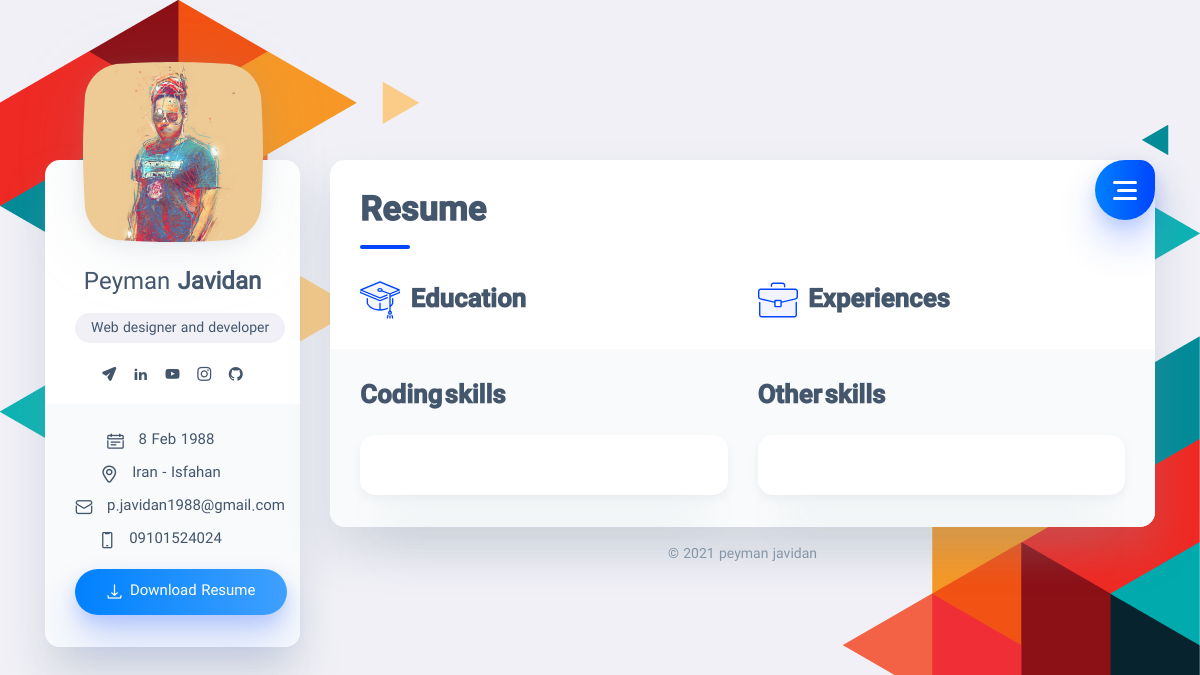
Before: /resume_en/ with the older database file.
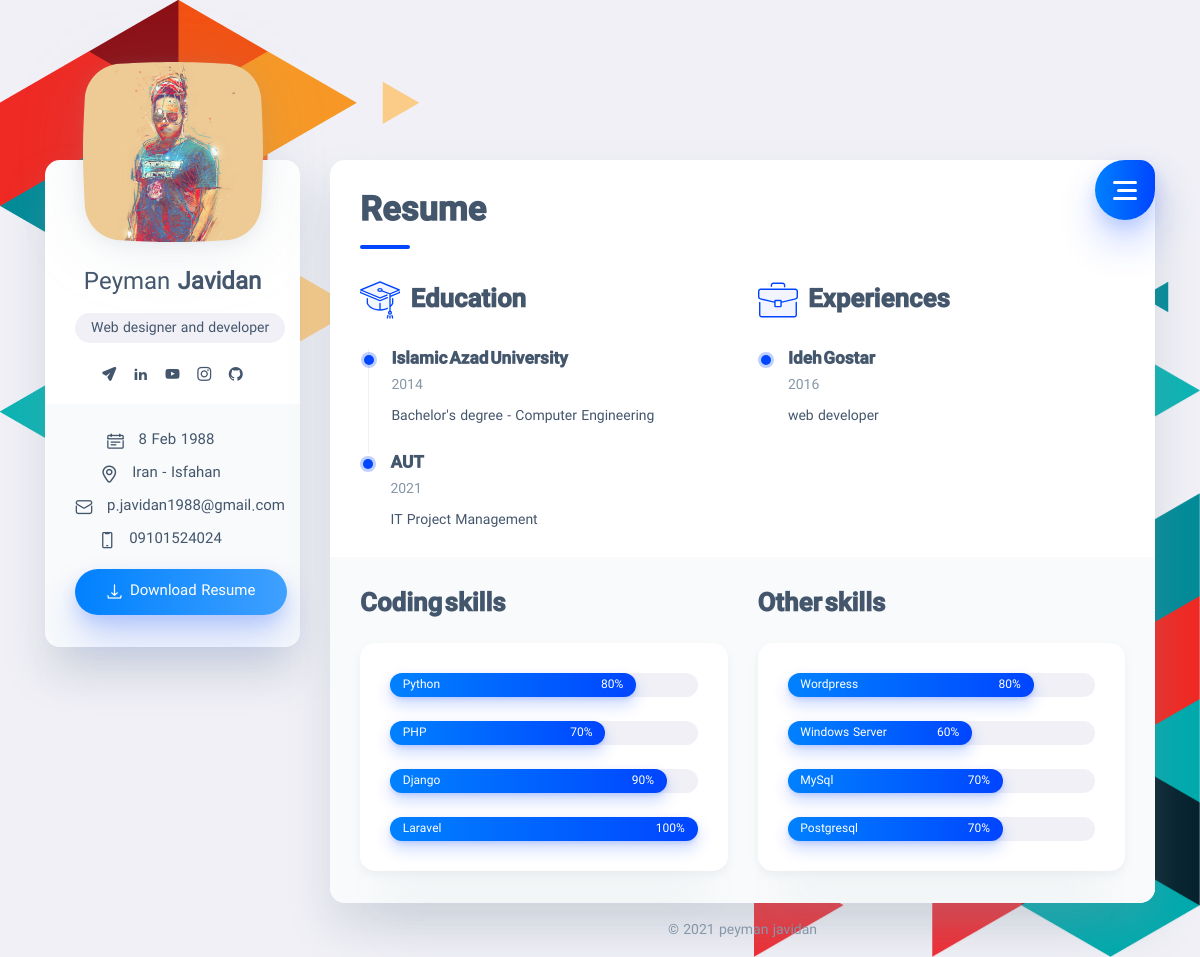
After: the same page with the newer database file.
### home_en/models.py (models this page shows, shortened)
class Setting_en(models.Model):
    STATUS = (
        ('True', 'True'),
        ('False', 'False'),
    )
    name = models.CharField(max_length=150)
    last_name = models.CharField(max_length=150)
    keywords = models.CharField(max_length=255)
    description = models.CharField(max_length=255)
    address = models.CharField(max_length=250)
    phone = models.CharField(blank=True, max_length=15)
    email = models.CharField(blank=True, max_length=50)
    birth_day = models.CharField(max_length=150)
    birth_month = models.CharField(max_length=150)
    birth_year = models.CharField(max_length=150)
    icon = models.ImageField(blank=True, upload_to='images/Icons/%Y/%m/%d/')
    logo = models.ImageField(blank=True, upload_to='images/Logo/%Y/%m/%d/')
    profile_image = models.ImageField(blank=True, upload_to='images/Logo/%Y/%m/%d/')
    facebook = models.CharField(blank=True, max_length=150)
    github = models.CharField(blank=True, max_length=150)
    linkedin = models.CharField(blank=True, max_length=150)
    instagram = models.CharField(blank=True, max_length=150)
    twitter = models.CharField(blank=True, max_length=150)
    youtube = models.CharField(blank=True, max_length=150)
    whatsapp = models.CharField(blank=True, max_length=150)
    telegram = models.CharField(blank=True, max_length=150)
    instagram = models.CharField(blank=True, max_length=150)
    about = RichTextUploadingField(blank=True)
    footer_text = models.CharField(max_length=150)
    contact = RichTextUploadingField(blank=True)
    references = RichTextUploadingField(blank=True)
    status = models.CharField(max_length=10, choices=STATUS)
    create_at = jmodels.jDateField(auto_now_add=True)
    update_at = jmodels.jDateField(auto_now=True)
    class Meta:
        verbose_name = 'Settings_en'
        verbose_name_plural = 'Settings_en'

class Education_en(models.Model):
    resume_en = models.ForeignKey(Resume_en, on_delete=models.CASCADE)
    university = models.CharField(max_length=50, blank=True)
    date_education = models.CharField(max_length=150)
    description_education = models.CharField(max_length=255)

class Experience_en(models.Model):
    resume_en = models.ForeignKey(Resume_en, on_delete=models.CASCADE)
    experiences = models.CharField(max_length=50, blank=True)
    date_experiences = models.CharField(max_length=150)
    description_experiences = models.CharField(max_length=255)

class Skill_en(models.Model):
    STATUS = (
        ('True', 'True'),
        ('False', 'False'),
    )
    resume_en = models.ForeignKey(Resume_en, on_delete=models.CASCADE)
    programming_language = models.CharField(max_length=50, blank=True)
    percent = models.CharField(max_length=50, blank=True)
    status = status = models.CharField(max_length=10, choices=STATUS)

class otherSkill_en(models.Model):
    STATUS = (
        ('True', 'True'),
        ('False', 'False'),
    )
    resume_en = models.ForeignKey(Resume_en, on_delete=models.CASCADE)
    skill_name = models.CharField(max_length=50, blank=True)
    percent = models.CharField(max_length=50, blank=True)
    status = status = models.CharField(max_length=10, choices=STATUS)

### home_en/views.py (the view)
# urls.py: path('resume_en/', Home_enviews.resume_en, name='resume_en'),
def resume_en(request):
    resume_en = Resume_en.objects.filter(status="True")
    skills_en = Skill_en.objects.filter(status="True")
    otherskill_en = otherSkill_en.objects.filter()
    education_en = Education_en.objects.filter()
    experience_en = Experience_en.objects.filter()
    setting_en = Setting_en.objects.get(pk=2)
    context = {
        'resume_en': resume_en,
        'setting_en': setting_en,
        'skills_en': skills_en,
        'education_en': education_en,
        'otherskill_en': otherskill_en,
        'experience_en': experience_en,
    }
    return render(request, 'resume_en.html', context)

### home/templates/resume_en.html (shortened to what this page needs)
{% extends 'homebase_en.html' %}
{% load static %}
{% block body %}
<main class="main">
    <div class="container gutter-top">
        <div class="row sticky-parent">
            <aside class="col-12 col-md-12 col-xl-3">
                <div class="sidebar box pb-0 sticky-column">
                    <svg class="avatar avatar--180" viewBox="0 0 188 188">
                        <g class="avatar__box">
                            <image xlink:href="{{ setting_en.profile_image.url }}" height="100%" width="100%"/>
                        </g>
                    </svg>
                    <div class="text-center">
                        <h3 class="title title--h3 sidebar__user-name"><span
                                class="weight--500">{{ setting_en.name }}</span>
                            {{ setting_en.last_name }}
                        </h3>
                        <div class="badge badge--gray">{{ setting_en.description }}</div>
                        <div class="social">
                            <a class="social__link" href="{{ setting_en.telegram }}"><i
                                    class="font-icon icon-send"></i></a>
                            <a class="social__link" href="{{ setting_en.linkedin }}"><i
                                    class="font-icon icon-linkedin2"></i></a>
                            <a class="social__link" href="{{ setting_en.youtube }}"><i
                                    class="font-icon icon-youtube"></i></a>
                            <a class="social__link" href="{{ setting_en.instagram }}"><i
                                    class="font-icon icon-instagram"></i></a>
                            <a class="social__link" href="{{ setting_en.github }}"><i
                                    class="font-icon icon-github"></i></a>
                        </div>
                    </div>
                    <div class="sidebar__info box-inner box-inner--rounded">
                        <ul class="contacts-block">
                            <li class="contacts-block__item" data-toggle="tooltip" data-placement="top"
                                title="Birthday">
                                <i class="font-icon icon-calendar"></i>{{ setting_en.birth_day }} {{ setting_en.birth_month }} {{ setting_en.birth_year }}
                            </li>
                            <li class="contacts-block__item" data-toggle="tooltip" data-placement="top" title="address">
                                <i class="font-icon icon-location"></i>{{ setting_en.address }}
                            </li>
                            <li class="contacts-block__item" data-toggle="tooltip" data-placement="top" title="email">
                                <a href="mailto:example@mail.com"><i
                                        class="font-icon icon-envelope"></i>{{ setting_en.email }}</a>
                            </li>
                            <li class="contacts-block__item" data-toggle="tooltip" data-placement="top" title="phone">
                                <i class="font-icon icon-phone"></i>{{ setting_en.phone }}
                            </li>
                        </ul>
                        <a class="btn btn--blue-gradient" href="#"><i class="font-icon icon-download"></i>Download Resume</a>
                    </div>
                </div>
            </aside>
            <div class="col-12 col-md-12 col-xl-9">
                <div class="box pb-0">
                    <div class="circle-menu">
                        <div class="hamburger">
                            <div class="line"></div>
                            <div class="line"></div>
                            <div class="line"></div>
                        </div>
                    </div>
                    <div class="inner-menu">
                    </div>
                    <div class="pb-3">
                        <h1 class="title title--h1 title__separate">Resume</h1>
                    </div>
                    <div class="pb-0">
                        <div class="row">
                            <div class="col-12 col-lg-6">
                                <h2 class="title title--h3"><img class="title-icon"
                                                                 src="{% static 'icons/icon-education.svg' %}" alt=""/>
                                    Education</h2>
                                <div class="timeline">
                                    {% for rs in education_en %}
                                    <article class="timeline__item">
                                        <h5 class="title title--h5 timeline__title">{{ rs.university }}</h5>
                                        <span class="timeline__period">{{ rs.date_education }}</span>
                                        <p class="timeline__description">{{ rs.description_education }}</p>
                                    </article>
                                    {% endfor %}
                                </div>
                            </div>
                            <div class="col-12 col-lg-6">
                                <h2 class="title title--h3"><img class="title-icon"
                                                                 src="{% static 'icons/icon-experience.svg' %}" alt=""/>
                                    Experiences</h2>
                                <div class="timeline">
                                    {% for rs in experience_en %}
                                    <article class="timeline__item">
                                        <h5 class="title title--h5 timeline__title">{{ rs.experiences }}</h5>
                                        <span class="timeline__period">{{ rs.date_experiences }}</span>
                                        <p class="timeline__description">{{ rs.description_experiences }}</p>
                                    </article>
                                    {% endfor %}
                                </div>
                            </div>
                        </div>
                    </div>
                    <div class="box-inner box-inner--rounded">
                        <div class="row">
                            <div class="col-12 col-lg-6">
                                <h2 class="title title--h3">Coding skills</h2>
                                <div class="box box__second">
                                    {% for rs in skills_en %}
                                    <div class="progress">
                                        <div class="progress-bar" role="progressbar" aria-valuenow="{{ rs.percent }}"
                                             aria-valuemin="0" aria-valuemax="100">
                                            <div class="progress-text"><span>{{ rs.programming_language }}</span><span>{{ rs.percent }}%</span></div>
                                        </div>
                                        <div class="progress-text"><span>{{ rs.programming_language }}</span></div>
                                    </div>
                                    {% endfor %}
                                </div>
                            </div>
                            <div class="col-12 col-lg-6 mt-4 mt-lg-0">
                                <h2 class="title title--h3">Other skills</h2>
                                <div class="box box__second">
                                    {% for rs in otherskill_en %}
                                    <div class="progress">
                                        <div class="progress-bar" role="progressbar" aria-valuenow="{{ rs.percent }}"
                                             aria-valuemin="0" aria-valuemax="100">
                                            <div class="progress-text"><span>{{ rs.skill_name }}</span><span>{{ rs.percent }}%</span></div>
                                        </div>
                                        <div class="progress-text"><span>{{ rs.skill_name }}</span></div>
                                    </div>
                                    {% endfor %}
                                </div>
                            </div>
                        </div>
                    </div>
                </div>
                <footer class="footer">{{ setting_en.footer_text }}</footer>
            </div>
        </div>
    </div>
</main>
</body>
</html>
{% endblock body %}

### home/templates/homebase_en.html (shortened to what this page needs)
{% load static %}
<!DOCTYPE html>
<html lang="fa">
<head>
    <link rel="stylesheet" type="text/css" href="{% static 'styles/style.css' %}"/>
    <link rel="stylesheet" type="text/css" href="{% static 'styles/ltr.css' %}"/>
</head>
<body class="bg-triangles">
{% block body %} {% endblock %}
</body>

### home/static/styles/ltr.css (style rules this page uses)
body, .sidebar__user-name,.tooltip-inner { font-family: 'IS'; }
h1, h2, h3, h4, h5, h6, .review-item .title, .news-item .title, .header-post .title { font-family: 'sarb'; }
html, body { direction: ltr; text-align: left; }
.bg-triangles { background-image: url(../images/triangles-top-left.png), url(../images/triangles-bottom-left.png); background-position: left top, right bottom; }
.social__link { margin-right: initial; margin-left: .8rem; }
.contacts-block .font-icon { margin-left: initial; margin-right: .875rem; }
.btn .font-icon { margin-left: initial; margin-right: .5rem; }
.circle-menu { left: initial; right: 0; }
.inner-menu { padding-left: initial; padding-right: 2rem; left: initial; right: 0; }
.title__separate::before { right: initial; left: 0; }
.title-icon { margin-left: initial; margin-right: .5rem; }
.timeline__item { border-right: 0; border-left: 1px solid #F0F0F6; padding-right: initial; padding-left: 1.4rem; }
.timeline__item::before { right: initial; left: -5px; }
.contacts-block { padding-right: initial; padding-left: 0; }

Changed rows visible on the page:
added Education_en: university "Islamic Azad University", date_education "2014", description_education "Bachelor's degree - Computer Engineering"
added Education_en: university "AUT", date_education "2021", description_education "IT Project Management"
added Experience_en: experiences "Ideh Gostar", date_experiences "2016", description_experiences "web developer"
added Skill_en: programming_language "Python", percent "80"
added Skill_en: programming_language "PHP", percent "70"
added Skill_en: programming_language "Django", percent "90"
added Skill_en: programming_language "Laravel", percent "100"
added otherSkill_en: skill_name "Wordpress", percent "80"
added otherSkill_en: skill_name "Windows Server", percent "60"
added otherSkill_en: skill_name "MySql", percent "70"
added otherSkill_en: skill_name "Postgresql", percent "70"
